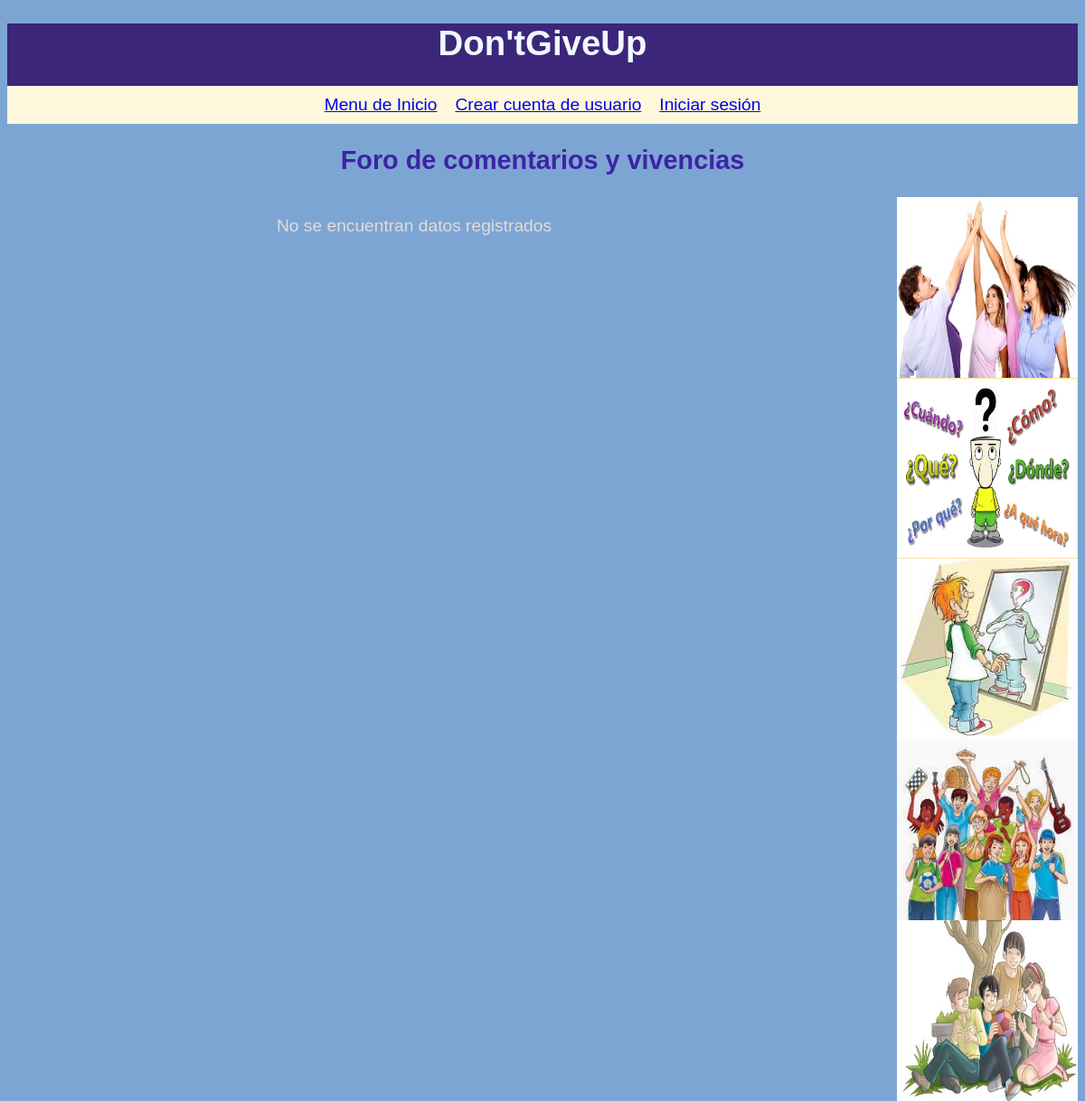
The app's page /comentarios.php, older data.
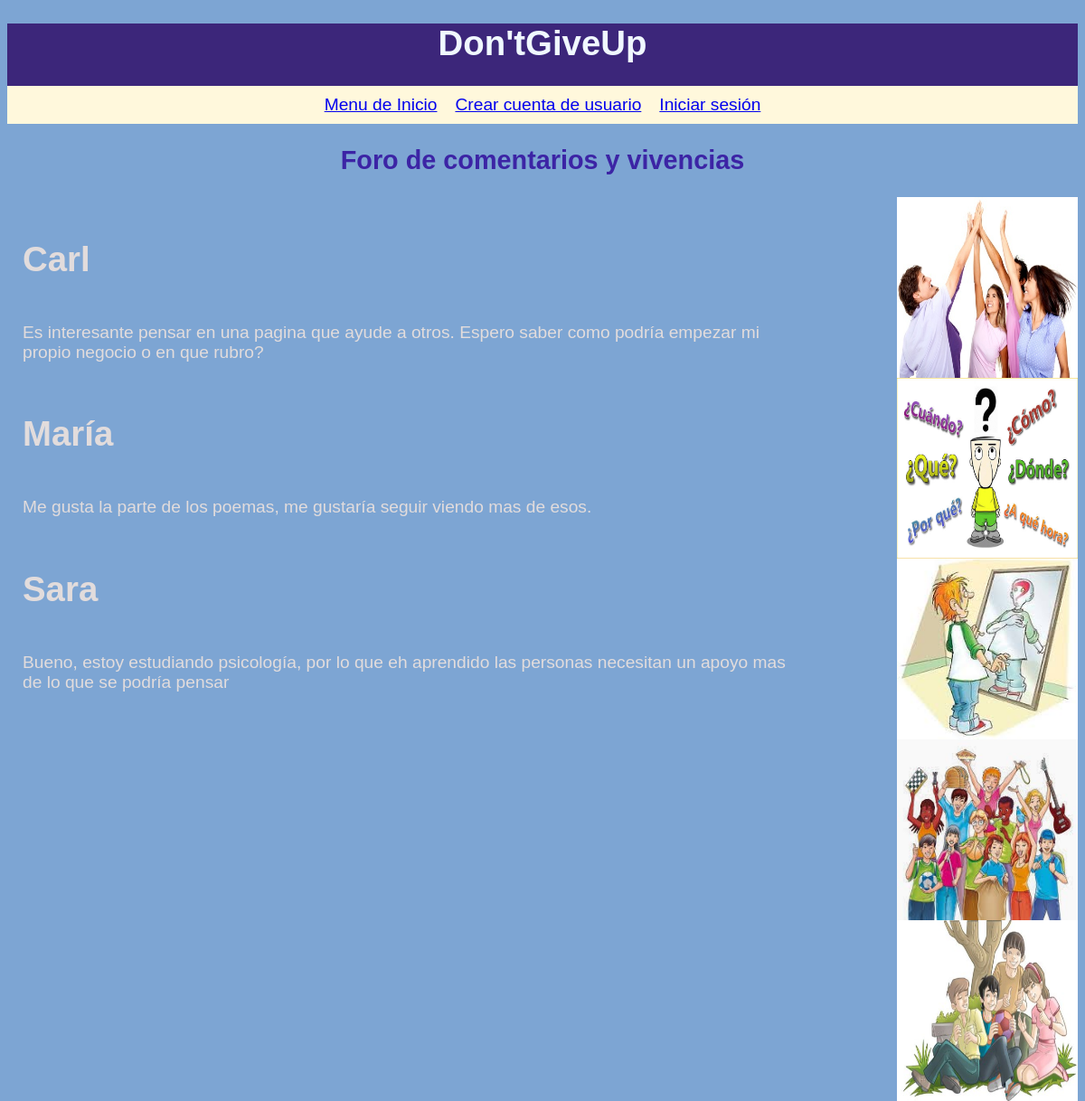
The same page, newer data.
### tables this page shows
CREATE TABLE `comentarios` (
  `id` int(11) NOT NULL,
  `titulo` varchar(500) NOT NULL,
  `contenido` text NOT NULL
);

### comentarios.php (the view, shortened to what this page needs)
<?php
include 'config.php';
$db = new PDO("mysql:host=$direccion;dbname=$bd;charset=utf8mb4", $usuario, $pass);
$stmt=$db ->query("SELECT * FROM comentarios");
$guia =$stmt->fetchAll();
?>
<!DOCTYPE html>
<html lang="en">
<head>
    <link rel="stylesheet" href="style.css">
</head>
<body>
    <?php include 'cabecera.php' ?>
    <h2>Foro de comentarios y vivencias</h2>
    <?php include 'ilustraciones.php' ?>
    <div id="tabla">
        <table>
            <tr>
                <th></th>
            </tr>
        <?php if(count($guia) == 0) { ?>
            <tr>
                <td colspan="5"
                style="text-align:center;">No se encuentran datos registrados</td>
            </tr>
        <?php } ?>
        <?php foreach($guia as $g) { ?>
        <tr>
            <td><h1><?php echo $g["titulo"] ?></h1><br>
            <?php echo nl2br($g['contenido']) ?></td>
            </tr>
        <?php } ?>
        </table>
    </div>
</body>
</html>

Row changes from the older to the newer data that the page shows:
added comentarios: titulo "Carl", contenido "Es interesante pensar en una pagina que ayude a otros. Espero saber como podría empezar mi propio negocio o en que rubro?"
added comentarios: titulo "María", contenido "Me gusta la parte de los poemas, me gustaría seguir viendo mas de esos."
added comentarios: titulo "Sara", contenido "Bueno, estoy estudiando psicología, por lo que eh aprendido las personas necesitan un apoyo mas de lo que se podría pensar"
Text that changed along with them:
text no longer shown: "No se encuentran datos registrados"
